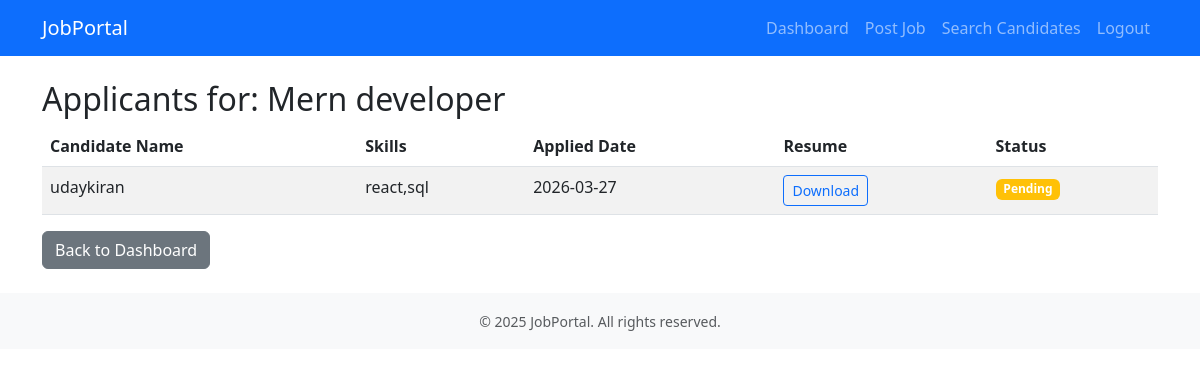
Screenshot of /recruiter/job/6/applicants (signed in) with the database file from the repository.
### app.py (models this page shows)
class Job(db.Model):
    id = db.Column(db.Integer, primary_key=True)
    title = db.Column(db.String(100), nullable=False)
    description = db.Column(db.Text, nullable=False)
    location = db.Column(db.String(100))
    posted_date = db.Column(db.DateTime, default=datetime.utcnow)
    recruiter_id = db.Column(db.Integer, db.ForeignKey('recruiter.id'))
    applications = db.relationship('Application', backref='job', lazy=True)

class Application(db.Model):
    id = db.Column(db.Integer, primary_key=True)
    job_id = db.Column(db.Integer, db.ForeignKey('job.id'))
    candidate_id = db.Column(db.Integer, db.ForeignKey('candidate.id'))
    applied_date = db.Column(db.DateTime, default=datetime.utcnow)
    status = db.Column(db.String(20), default='pending')  # pending, reviewed, rejected

class Candidate(db.Model):
    id = db.Column(db.Integer, primary_key=True)
    user_id = db.Column(db.Integer, db.ForeignKey('user.id'), unique=True)
    full_name = db.Column(db.String(100), nullable=False)
    phone = db.Column(db.String(20))
    skills = db.Column(db.Text)
    resume_filename = db.Column(db.String(200))
    created_at = db.Column(db.DateTime, default=datetime.utcnow)
    applications = db.relationship('Application', backref='candidate', lazy=True)

### app.py (the view)
@app.route('/recruiter/job/<int:job_id>/applicants')
@login_required
@role_required('recruiter')
def view_applicants(job_id):
    job = Job.query.filter_by(id=job_id, recruiter_id=current_user.recruiter.id).first_or_404()
    applications = Application.query.filter_by(job_id=job_id).all()
    return render_template('view_applicants.html', job=job, applications=applications)

### app.py (called while the page is built)
def role_required(role):
    def decorator(f):
        @wraps(f)
        def decorated_function(*args, **kwargs):
            if not current_user.is_authenticated or current_user.role != role:
                flash('Access denied.', 'danger')
                return redirect(url_for('dashboard'))
            return f(*args, **kwargs)
        return decorated_function
    return decorator

@login_manager.user_loader
def load_user(user_id):
    return User.query.get(int(user_id))

### templates/view_applicants.html
{% extends "base.html" %}
{% block content %}
<h2>Applicants for: {{ job.title }}</h2>
<div class="table-responsive">
    <table class="table table-striped">
        <thead>
            <tr>
                <th>Candidate Name</th>
                <th>Skills</th>
                <th>Applied Date</th>
                <th>Resume</th>
                <th>Status</th>
            </tr>
        </thead>
        <tbody>
            {% for app in applications %}
            <tr>
                <td>{{ app.candidate.full_name }}</td>
                <td>{{ app.candidate.skills or 'Not provided' }}</td>
                <td>{{ app.applied_date.strftime('%Y-%m-%d') }}</td>
                <td>
                    {% if app.candidate.resume_filename %}
                    <a href="{{ url_for('download_resume', candidate_id=app.candidate.id) }}"
                        class="btn btn-sm btn-outline-primary">Download</a>
                    {% else %}
                    <span class="text-muted">No resume</span>
                    {% endif %}
                </td>
                <td>
                    <span
                        class="badge bg-{{ 'warning' if app.status == 'pending' else 'success' if app.status == 'reviewed' else 'danger' }}">
                        {{ app.status|title }}
                    </span>
                </td>
            </tr>
            {% else %}
            <tr>
                <td colspan="5" class="text-center">No applications yet.</td>
            </tr>
            {% endfor %}
        </tbody>
    </table>
</div>
<a href="{{ url_for('recruiter_dashboard') }}" class="btn btn-secondary">Back to Dashboard</a>
{% endblock %}

### rows the page displays
Job: title "Mern developer"
Application: candidate.full_name "udaykiran", candidate "react,sql", applied_date "2026-03-27", status "Pending"
